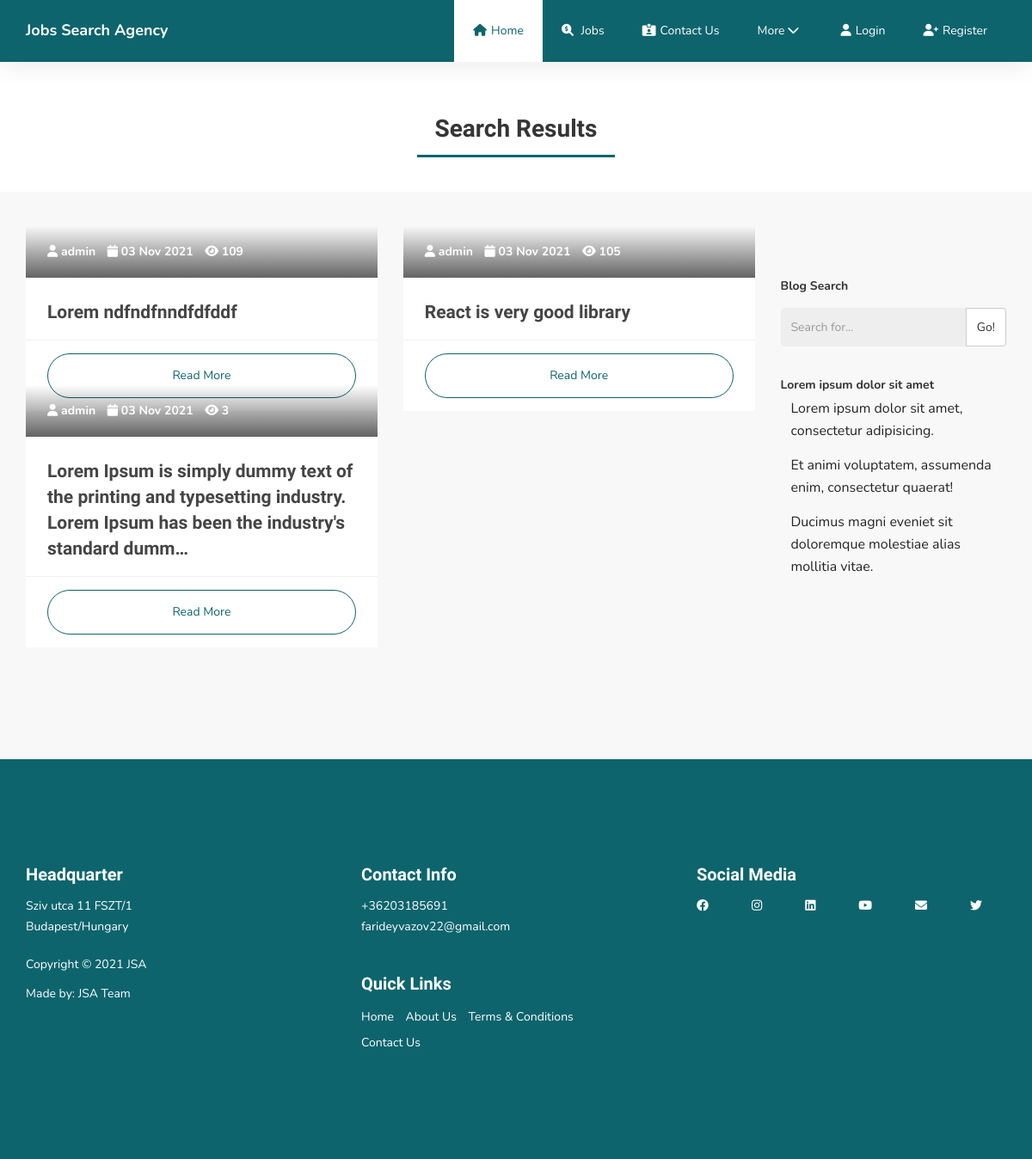
The app's page /search/ with its own data.
### jobs/models.py (models this page shows, shortened)
class Post(models.Model):
    title=models.CharField(max_length=100, verbose_name="Title")
    overview=models.TextField(verbose_name="Overview")
    content = RichTextUploadingField(verbose_name="Content")
    comment_count=models.IntegerField(default=0, verbose_name="Comment count")
    view_count=models.IntegerField(default=0, verbose_name="View count")
    author=models.ForeignKey(settings.AUTH_USER_MODEL, on_delete=models.CASCADE, verbose_name="Author")
    image = models.ImageField(verbose_name="Image")
    slug = models.SlugField( null=False, unique=True, verbose_name="Slug")
    categories = models.ManyToManyField(Category, verbose_name="Categories")
    tags = models.ManyToManyField(Tag, verbose_name="Tags")
    created_date = models.DateTimeField(auto_now_add=True,verbose_name="Created date")
    updated_date = models.DateTimeField(auto_now=True, verbose_name="Updated date")
    def get_absolute_url(self):
        return reverse('blog-detail', kwargs ={
            'slug':self.slug
        })
    @property
    def comment_count(self):
        return Comment.objects.filter(post=self).count()

class CustomUser(AbstractUser):
    is_user = models.BooleanField(default=False)
    is_employer = models.BooleanField(default=False)
    email = models.EmailField(unique=True)

class ContactInfo(models.Model):
    STATUS = (
        ('True', 'True'),
        ('False','False'),
    )
    phonenumber = models.PositiveIntegerField(blank=True, verbose_name="Phone number")
    email = models.EmailField(max_length=50, blank=True, verbose_name="Email")
    address = models.CharField(max_length=350, verbose_name="Address")
    status = models.CharField(max_length=10, choices=STATUS, verbose_name="Status")
    addressUrl = models.URLField(max_length=1200, blank=True, verbose_name="Address url")
    create_at = models.DateTimeField(auto_now_add=True,verbose_name="Created date")
    update_at = models.DateTimeField(auto_now=True, verbose_name="Updated date")
    class Meta:
        verbose_name = 'Contact'
        verbose_name_plural = 'Contact'

### jobs/views.py (the view)
# urls.py: path('search/', views.search, name="search"),
def search(request):
    recent_posts = Post.objects.all().order_by('-created_date')[:3]
    categories = Category.objects.all()
    queryset = Post.objects.all()
    query = request.GET.get('q')
    if query:
        queryset = queryset.filter(
            Q(title__icontains=query) |
            Q(overview__icontains=query)
        ).distinct()
    context = {
        'queryset': queryset,
        'recent_posts':recent_posts,
        'categories':categories,
    }
    return render(request, 'mainpages/search-results.html', context)

### templates/mainpages/search-results.html (shortened to what this page needs)
{% extends "base.html" %}
{% load static %}
{% block content %}
     <div>
          <div id="employee-register" class="container">
               <h2 class="title">Search Results</h2>
               <div class="line"></div>
          </div>
     </div>
     <section class="section-background">
          <div class="container">
               <div class="row">
                    <div class="col-lg-3 pull-right col-xs-12">
                         <div class="form">
                              <form action="{% url 'search' %}">
                                   <div class="form-group">
                                        <label class="control-label">Blog Search</label>
                                        <div class="input-group">
                                             <input type="search" class="form-control" name="q" placeholder="Search for...">
                                             <span class="input-group-btn">
                                                  <button class="btn btn-default" type="submit">Go!</button>
                                             </span>
                                        </div>
                                   </div>
                              </form>
                         </div>
                         <br>
                         <label class="control-label">Lorem ipsum dolor sit amet</label>
                         <ul class="list">
                              <li><a href="blog-post-details.html">Lorem ipsum dolor sit amet, consectetur adipisicing.</a></li>
                              <li><a href="blog-post-details.html">Et animi voluptatem, assumenda enim, consectetur quaerat!</a></li>
                              <li><a href="blog-post-details.html">Ducimus magni eveniet sit doloremque molestiae alias mollitia vitae.</a></li>
                         </ul>
                    </div>
                    <div class="col-lg-9 col-xs-12">
                         <div class="row">
                            {% if queryset %}
                              {% for post in queryset %}
                              <div class="col-sm-6">
                                   <div class="courses-thumb courses-thumb-secondary">
                                        <div class="courses-top">
                                             <div class="courses-date">
                                                  <span title="Author"><i class="fa fa-user"></i> {{post.author }}</span>
                                                  <span title="Date"><i class="fa fa-calendar"></i> {{post.created_date|date:"d M Y"}}</span>
                                                  <span title="Views"><i class="fa fa-eye"></i> {{post.view_count }}</span>
                                             </div>
                                        </div>
                                        <div class="courses-detail">
                                             <h3><a href="{{post.get_absolute_url}}">{{post.overview|truncatechars:125}}</a></h3>
                                        </div>
                                        <div class="courses-info">
                                             <a href="{{post.get_absolute_url}}" class="section-btn btn btn-primary btn-block">Read More</a>
                                        </div>
                                   </div>
                              </div>
                              {% endfor %}
                              {% else %}
                            <h4 style="text-align: center;">Nothing found. Please try again.</h4>
                              {% endif %}
                         </div>
                    </div>
               </div>
          </div>
     </section>
     {% endblock %}

### templates/base.html (shortened to what this page needs)
{% load static %}
<!DOCTYPE html>
<html lang="en">
    <head>
        <link rel="stylesheet" href="{% static 'assets/css/bootstrap.min.css' %}">
        <link rel="stylesheet" href="{% static 'assets/css/font-awesome.min.css' %}">
        <link rel="stylesheet" href="{% static 'assets/css/owl.carousel.css' %}">
        <link rel="stylesheet" href="{% static 'assets/css/owl.theme.default.min.css' %}">
        <link rel="stylesheet" href="https://cdnjs.cloudflare.com/ajax/libs/font-awesome/6.0.0-beta2/css/all.min.css"
 />
        <link rel="stylesheet" href="{% static 'assets/css/style.css' %}">
        <link rel="stylesheet" href="{% static 'assets/css/extra.css' %}">
   </head>
<body>
    {% include "./mainpages/navbar.html" %}
        {% block content %}
        {% endblock %}
    {% include "./mainpages/footer.html" %}
</body>
</html>

### templates/mainpages/navbar.html (shortened to what this page needs)
     {% load static %}
     <section class="navbar custom-navbar navbar-fixed-top" role="navigation">
        <div class="container nav-own">
             <div class="navbar-header">
                  <a href="{% url 'home' %}" class="navbar-brand">Jobs Search Agency</a>
             </div>
             <div class="collapse navbar-collapse">
                  <ul class="nav navbar-nav navbar-nav-first">
                       <li class="active"><a href="{% url 'home' %}"><i class="fas fa-home"></i>Home</a></li>
                       <li><a href="{% url 'jobs' %}"><i class="fas fa-search-dollar"></i> Jobs</a></li>
                       <li><a href="{% url 'contact' %}"><i class="fas fa-id-card-alt"></i>Contact Us</a></li>
                       <li class="dropdown">
                            <a href="#" class="dropdown-toggle" data-toggle="dropdown" role="button"
                                 aria-haspopup="true" aria-expanded="false">More <i class="fas fa-chevron-down"></i>
                       </li>
                       {% if user.is_authenticated %}
                       <li>
                        {% if user.is_user %}
                           <a class="user-img" href="{% url 'employee-profile' %}">
                              {% if request.user.employee.profile_pic %}
                                <img src="{{request.user.employee.profile_pic.url}}"
                                  alt="user-img" title="Employee profile">
                              {% else %}
                              <img  class="user-img" src="{% static 'assets/images/default.png' %}" alt="Company logo"/>
                              {% endif %}
                            </a>
                         {% endif %}
                            {% if user.is_employer %}
                            <a class="user-img" href="{% url 'employer-profile' %}">
                              {% if request.user.employer.profile_pic %}
                              <img src="{{request.user.employer.profile_pic.url}}"
                                alt="user-img" title="Employer profile">
                            {% else %}
                            <img  class="user-img" src="{% static 'assets/images/default.png' %}" alt="Company logo"/>
                            {% endif %}
                            </a>
                            {% endif %}
                            {% if user.is_superuser %}
                            <a class="user-img" href="{% url 'admin-profile' %}">
                              {% if request.user.admin.profile_pic %}
                            <img  class="user-img" src="{{request.user.admin.profile_pic.url}}" alt="Admin photo"/>
                            {% else %}
                            <img  class="user-img" src="{% static 'assets/images/default.png' %}" alt="Admin photo"/>
                            {% endif %}
                            </a>
                            {% endif %}
                        </li>
                        <li><a href="{% url 'logout' %}"><i class="fas fa-sign-out-alt"></i>Logout</a></li>
                        {% else %}
                       <li><a href="{% url 'login' %}"><i class="fas fa-user"></i>Login</a></li>
                       <li><a href="{% url 'registerType' %}"><i class="fas fa-user-plus"></i>Register</a></li>
                       {% endif %}
                  </ul>
             </div>
        </div>
   </section>

### templates/mainpages/load.html (shortened to what this page needs)
{% load static %}

### templates/mainpages/footer.html
{% load static %}
<footer id="footer">
  <div class="container">
    <div class="row">
      <div class="col-md-4 col-sm-6">
        <div class="footer-info">
          <div class="section-title">
            <h2>Headquarter</h2>
          </div>
          <address>
            <p>{{contact.address}} <br />Budapest/Hungary</p>
          </address>
          <div class="copyright-text">
            <p>Copyright &copy; 2021 JSA</p>
            <p>
              Made by:
              <a href="#">JSA Team</a>
            </p>
          </div>
        </div>
      </div>
      <div class="col-md-4 col-sm-6">
        <div class="footer-info">
          <div class="section-title">
            <h2>Contact Info</h2>
          </div>
          <address>
            <p>+{{contact.phonenumber}}</p>
            <p><a href="mailto:{{contact.email}}">{{contact.email}}</a></p>
          </address>
          <div class="footer_menu">
            <h2>Quick Links</h2>
            <ul>
              <li><a href="{% url 'home' %}">Home</a></li>
              <li><a href="{% url 'about-us' %}">About Us</a></li>
              <li><a href="{% url 'terms' %}">Terms & Conditions</a></li>
              <li><a href="{% url 'contact' %}">Contact Us</a></li>
            </ul>
          </div>
        </div>
      </div>
      <div class="col-md-4 col-sm-6">
        <div class="footer-info">
          <div class="section-title">
            <h2>Social Media</h2>
          </div>
          <address class="address-social">
            <p><a href="{{social.facebook}}"><i class="fab fa-facebook"></i></a></p>
            <p><a href="{{social.instagram}}"><i class="fab fa-instagram"></i></a></p>
            <p><a href="{{social.linkedin}}"><i class="fab fa-linkedin"></i></a></p>
            <p><a href="{{social.youtube}}"><i class="fab fa-youtube"></i></a></p>
            <p><a href="{{social.email}}"><i class="fas fa-envelope"></i></a></p>
            <p><a href="{{social.twitter}}"><i class="fab fa-twitter"></i></a></p>
          </address>
        </div>
      </div>
    </div>
  </div>
</footer>

### templates/mainpages/script.html (shortened to what this page needs)
{% load static %}

### records on screen
Post: author "admin", created_date "03 Nov 2021", view_count "109", overview "Lorem ndfndfnndfdfddf"
Post: author "admin", created_date "03 Nov 2021", view_count "105", overview "React is very good library"
Post: author "admin", created_date "03 Nov 2021", view_count "3", overview "Lorem Ipsum is simply dummy text of the printing and typesetting industry. Lorem Ipsum has been the industry's standard dumm…"
ContactInfo: address "Sziv utca 11 FSZT/1", phonenumber "36203185691", email "farideyvazov22@gmail.com"
